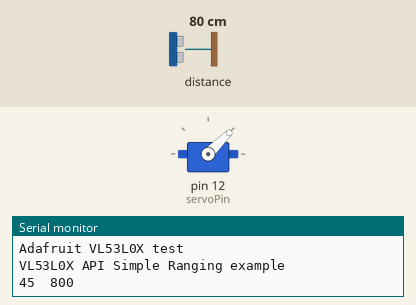
Bench run of a sketch on a simulated Arduino Uno, built with avr-gcc and run on an emulated ATmega328P. On the bench: servo, the last lines printed to the serial monitor. The inputs (shaded band) are chosen by the test bench; at power-on: distance to the obstacle 80 cm.

Above: at 0.01 s.
At 1.29 s:
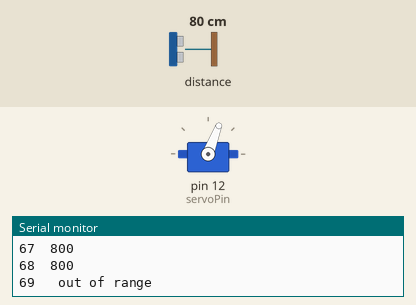
1.3 s: distance to the obstacle set to 250 cm
At 1.93 s:
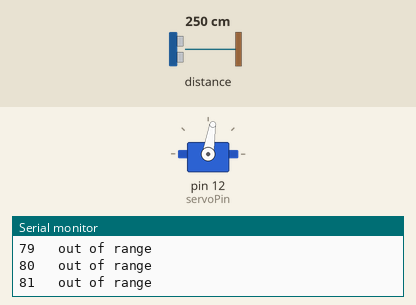
Timing chart, 0 to 10.3 s (numbered marks = the images above; inputs shaded):
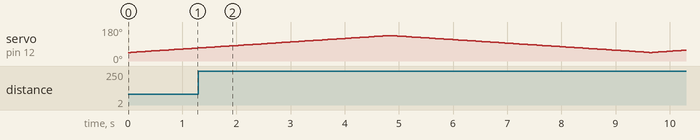

The sketch:

servo-sweep.ino
```cpp
#include <Servo.h>
#include "Adafruit_VL53L0X.h"
Adafruit_VL53L0X lox = Adafruit_VL53L0X();
int servoPin = 12;

Servo servo;

int angle = 0;   // servo position in degrees

void setup()
{
  servo.attach(servoPin);
  Serial.begin(115200);

  Serial.println("Adafruit VL53L0X test");
  if (!lox.begin()) {
    Serial.println(F("Failed to boot VL53L0X"));
    while(1);
  }
  // power
  Serial.println(F("VL53L0X API Simple Ranging example\n\n"));

}

void getMeasurement(){


  VL53L0X_RangingMeasurementData_t measure;

  //Serial.print("Reading a measurement... ");
  lox.rangingTest(&measure, false); // pass in 'true' to get debug data printout!

  if (measure.RangeStatus != 4) {  // phase failures have incorrect data
    //Serial.print("Distance (mm): ");
    Serial.println(measure.RangeMilliMeter);
  } else {
    Serial.println(" out of range ");
  }
    }


void loop()
{
  //servo.write(90);

  // scan from 0 to 180 degrees
  for(angle = 45; angle < 135; angle++)
  {
    servo.write(angle);
    Serial.print(angle);
    Serial.print("\t");
    getMeasurement();
    delay(20);
  }
  // now scan back from 180 to 0 degrees
  for(angle = 135; angle > 45; angle--)
  {
    servo.write(angle);
    Serial.print(angle);
    Serial.print("\t");
    getMeasurement();
    delay(20);
  }

}
```
